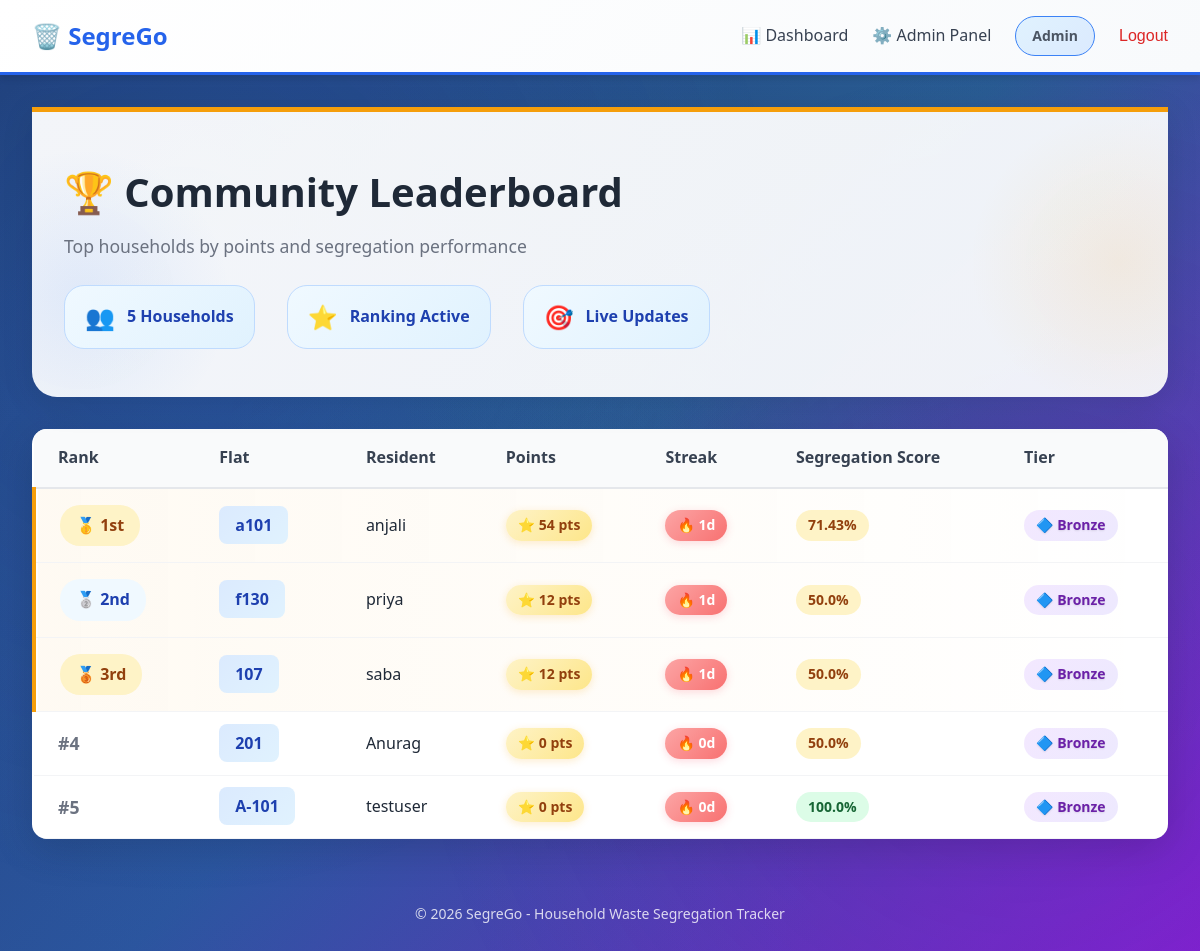
Screenshot of /leaderboard/ (signed in) with the database file from the repository.
### waste/models.py (models this page shows, shortened)
class Household(models.Model):
    user = models.OneToOneField(User, on_delete=models.CASCADE, related_name='household')
    flat_number = models.CharField(max_length=20, unique=True)
    points = models.IntegerField(default=0)
    consecutive_days = models.IntegerField(default=0)
    last_submission_date = models.DateField(blank=True, null=True)
    area_segregation_score = models.FloatField(default=0.0)
    daily_reminder_enabled = models.BooleanField(default=True)
    created_at = models.DateTimeField(auto_now_add=True)
    class Meta:
        ordering = ['flat_number']
    @property
    def tier(self):
        if self.points >= 1000:
            return 'Platinum'
        if self.points >= 500:
            return 'Gold'
        if self.points >= 200:
            return 'Silver'
        return 'Bronze'
    def calculate_segregation_score(self):
        entries = self.waste_entries.all()
        if not entries.exists():
            return 0.0
        properly_segregated = entries.filter(waste_type__in=['wet', 'dry']).count()
        total = entries.count()
        score = (properly_segregated / total * 100) if total > 0 else 0.0
        self.area_segregation_score = round(score, 2)
        self.save(update_fields=['area_segregation_score'])
        return self.area_segregation_score

### waste/views.py (the view)
# urls.py: path('leaderboard/', views.leaderboard, name='leaderboard'),
@login_required
def leaderboard(request):
    households = Household.objects.order_by('-points', '-consecutive_days')[:50]
    for household in households:
        household.calculate_segregation_score()
    return render(request, 'waste/leaderboard.html', {'households': households})

### waste/templates/waste/leaderboard.html (shortened to what this page needs)
{% extends 'waste/base.html' %}
{% block content %}
<div class="leaderboard-header">
    <div class="header-content">
        <h1 class="leaderboard-title">🏆 Community Leaderboard</h1>
        <p class="leaderboard-subtitle">Top households by points and segregation performance</p>
        <div class="leaderboard-stats">
            <div class="stat-item">
                <span class="stat-icon">👥</span>
                <span class="stat-text">{{ households|length }} Households</span>
            </div>
            <div class="stat-item">
                <span class="stat-icon">⭐</span>
                <span class="stat-text">Ranking Active</span>
            </div>
            <div class="stat-item">
                <span class="stat-icon">🎯</span>
                <span class="stat-text">Live Updates</span>
            </div>
        </div>
    </div>
</div>
<div class="table-container leaderboard-table">
    <table class="data-table">
        <thead>
            <tr>
                <th>Rank</th>
                <th>Flat</th>
                <th>Resident</th>
                <th>Points</th>
                <th>Streak</th>
                <th>Segregation Score</th>
                <th>Tier</th>
            </tr>
        </thead>
        <tbody>
            {% for h in households %}
                <tr class="{% if forloop.counter <= 3 %}top-rank{% endif %}">
                    <td>
                        {% if forloop.counter == 1 %}
                            <span class="rank-badge gold">🥇 1st</span>
                        {% elif forloop.counter == 2 %}
                            <span class="rank-badge silver">🥈 2nd</span>
                        {% elif forloop.counter == 3 %}
                            <span class="rank-badge bronze">🥉 3rd</span>
                        {% else %}
                            <span class="rank-number">#{{ forloop.counter }}</span>
                        {% endif %}
                    </td>
                    <td><strong class="flat-badge">{{ h.flat_number }}</strong></td>
                    <td>{{ h.user.username }}</td>
                    <td><span class="badge badge-points">⭐ {{ h.points }} pts</span></td>
                    <td><span class="badge badge-streak">🔥 {{ h.consecutive_days }}d</span></td>
                    <td>
                        <span class="badge" style="{% if h.area_segregation_score >= 75 %}background: #dcfce7; color: #166534;{% elif h.area_segregation_score >= 50 %}background: #fef3c7; color: #92400e;{% else %}background: #fee2e2; color: #991b1b;{% endif %}">
                            {{ h.area_segregation_score }}%
                        </span>
                    </td>
                    <td>
                        {% if h.tier == 'Platinum' %}
                            <span class="badge tier-badge platinum">💎 {{ h.tier }}</span>
                        {% elif h.tier == 'Gold' %}
                            <span class="badge tier-badge gold-tier">⭐ {{ h.tier }}</span>
                        {% elif h.tier == 'Silver' %}
                            <span class="badge tier-badge silver-tier">✨ {{ h.tier }}</span>
                        {% else %}
                            <span class="badge tier-badge bronze-tier">🔷 {{ h.tier }}</span>
                        {% endif %}
                    </td>
                </tr>
            {% empty %}
                <tr>
                    <td colspan="7" class="empty-cell">No households yet. Start submitting to join the leaderboard!</td>
                </tr>
            {% endfor %}
        </tbody>
    </table>
</div>
{% endblock %}

### waste/templates/waste/base.html (shortened to what this page needs)
{% load static %}
<!DOCTYPE html>
<html lang="en">
<head>
    <link rel="stylesheet" href="{% static 'css/style.css' %}">
</head>
<body>
    <nav class="navbar">
        <div class="nav-brand">
            <a href="{% url 'home' %}">🗑️ SegreGo</a>
        </div>
        <div class="nav-links">
            {% if user.is_authenticated %}
                {% if user.is_staff %}
                    <a href="{% url 'admin_dashboard' %}">📊 Dashboard</a>
                    <a href="{% url 'admin:index' %}">⚙️ Admin Panel</a>
                {% else %}
                    <a href="{% url 'submit_waste' %}">♻️ Submit Waste</a>
                    <a href="{% url 'history' %}">📋 My History</a>
                    <a href="{% url 'leaderboard' %}" class="nav-leaderboard">🏆 Leaderboard</a>
                {% endif %}
                <span class="user-info">{{ user.username }}</span>
                <form method="post" action="{% url 'logout' %}" style="display: inline;">
                    <button type="submit" class="btn-logout" style="border: none; background: none; cursor: pointer; padding: 0; font-size: inherit;">Logout</button>
                </form>
            {% else %}
                <a href="{% url 'login' %}">🔐 Login</a>
                <a href="{% url 'register' %}">📝 Register</a>
            {% endif %}
        </div>
    </nav>
    <main class="container">
        {% block content %}{% endblock %}
    </main>
    <footer class="footer">
        <p>&copy; 2026 SegreGo - Household Waste Segregation Tracker</p>
    </footer>
</body>
</html>

### rows the page displays
Household: shows "🥇 1st", flat_number "a101", user.username "anjali", points "54", consecutive_days "1", area_segregation_score "71.43", tier "Bronze"
Household: shows "🥈 2nd", flat_number "f130", user.username "priya", points "12", consecutive_days "1", area_segregation_score "50.0", tier "Bronze"
Household: shows "🥉 3rd", flat_number "107", user.username "saba", points "12", consecutive_days "1", area_segregation_score "50.0", tier "Bronze"
Household: flat_number "201", user.username "Anurag", points "0", consecutive_days "0", area_segregation_score "50.0", tier "Bronze"
Household: flat_number "A-101", user.username "testuser", points "0", consecutive_days "0", area_segregation_score "100.0", tier "Bronze"

### other values shown
{{ user.username }} "Admin"
{{ households|length }} "5"
